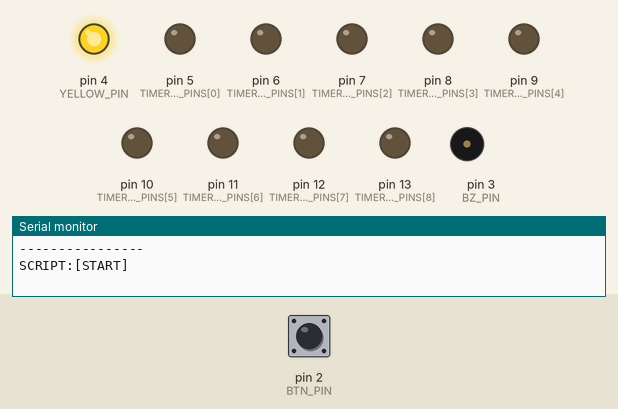
Recording of a sketch running on a simulated Arduino Uno, built with avr-gcc and run on an emulated ATmega328P. On the bench: output pins drawn as LEDs (lit = HIGH), buzzer (waves = sounding), the last lines printed to the serial monitor. Dashed ring = blinking. The inputs (shaded band) are chosen by the test bench; at power-on: pin 2 (BTN_PIN) HIGH.

Above: at 1.2 s.
1.3 s: pin 2 (BTN_PIN) pulled LOW for 0.15 s
At 2.4 s:
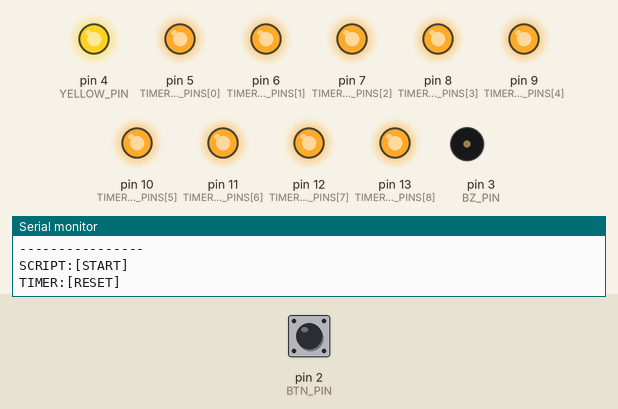
2.9 s: pin 2 (BTN_PIN) pulled LOW for 1 s
At 3.3 s:
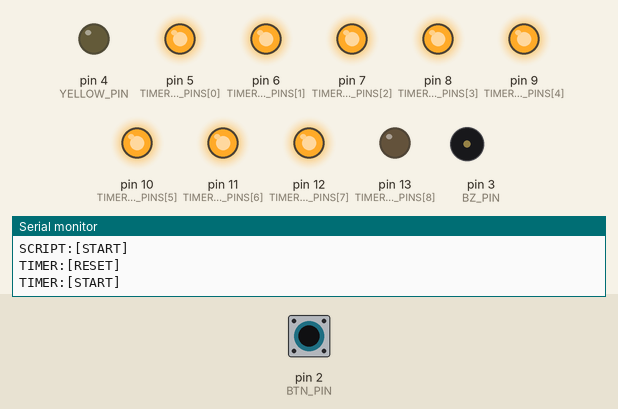
At 11.8 s:
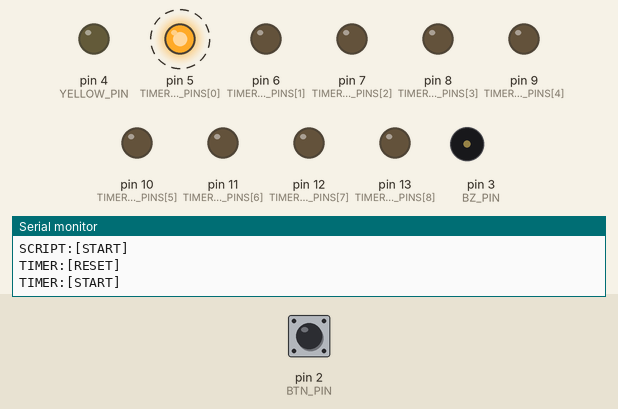
Timing chart, 0 to 19.3 s (numbered marks = the images above; inputs shaded):
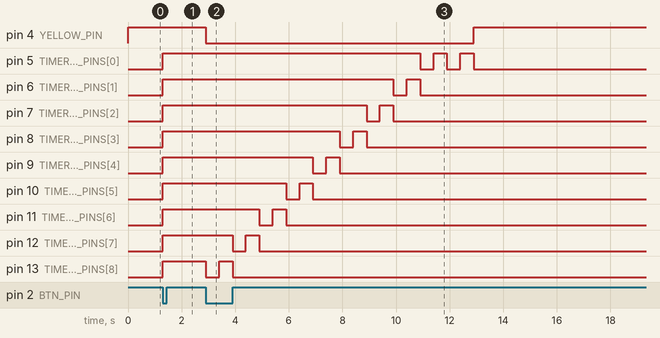

Measured:
- after the input at 1.3 s, pin 5 (TIMER_LED_PINS[0]), pin 6 (TIMER_LED_PINS[1]), pin 7 (TIMER_LED_PINS[2]), pin 8 (TIMER_LED_PINS[3]), pin 9 (TIMER_LED_PINS[4]), pin 10 (TIMER_LED_PINS[5]), pin 11 (TIMER_LED_PINS[6]), pin 12 (TIMER_LED_PINS[7]), pin 13 (TIMER_LED_PINS[8]): LOW → HIGH at once
- after the input at 2.9 s, pin 4 (YELLOW_PIN): HIGH → LOW at once, → HIGH 10.0 s later; pin 5 (TIMER_LED_PINS[0]): alternates HIGH for 0.50 s and LOW for 0.50 s, 5 changes in all, then stays LOW, starting after 8.0 s

The sketch:

visual-timer.ino
```cpp
const int BTN_PIN = 2;
const int BZ_PIN = 3;
const int YELLOW_PIN = 4;
const int TIMER_LED_PINS[] = {
  5,  6,  7,
  8,  9,  10,
  11, 12, 13,
};
const int TIMER = 9;
const int LEDS_AMOUNT = 9;
const int TIMER_PORTION = TIMER / LEDS_AMOUNT;

int seconds = TIMER;
int lastState = HIGH;
int currentState;
bool isTimerReseted = false;
bool isBuzzer = true;

const setLowAndBlinkSpecificLed(int currentLed) {
  if (currentLed  < LEDS_AMOUNT) {
    digitalWrite(TIMER_LED_PINS[currentLed + 1], LOW);
  }
  digitalWrite(TIMER_LED_PINS[currentLed], LOW);
  delay(500);
  digitalWrite(TIMER_LED_PINS[currentLed], HIGH);
  delay(500);
}

const switchOffLed(int currentLed) {
  if (
    seconds <  TIMER_PORTION * currentLed + 1 &&
    seconds >= TIMER_PORTION * currentLed
  ) {
    ;
    for (int j = 0; j < TIMER_PORTION; j++) {
      setLowAndBlinkSpecificLed(currentLed);
    }
  }
}

const startAndEndTimer() {
  Serial.println("TIMER:[START]");
  digitalWrite(YELLOW_PIN, LOW);
  if (seconds > 0) {
    for (int i = 0; i < TIMER; i++) {
      seconds--;
      for (int i = 0; i < TIMER; i++) {
        const int LED_INDEX = TIMER - i - 1;
        switchOffLed(TIMER - i - 1);
      }
      if (seconds == 0) {
        setLowAndBlinkSpecificLed(0);
        digitalWrite(TIMER_LED_PINS[0], LOW);
        digitalWrite(YELLOW_PIN, HIGH);
        if (isBuzzer) {
          setBuzzer();
        }
        Serial.println("TIMER:[END]");
      }
    }
  }
}

const resetTimer() {
  seconds = TIMER;
  digitalWrite(YELLOW_PIN, HIGH);
  for (int i = 0; i < LEDS_AMOUNT; i++) {
    digitalWrite(TIMER_LED_PINS[i], HIGH);
  }
  Serial.println("TIMER:[RESET]");
}

const setBuzzer() {
  for (int i = 0; i < 5; i++) {
    for (int j = 0; j < 4; j++) {
      tone(BZ_PIN, 2000);
      delay(75);
      noTone(BZ_PIN);
      delay(75);
    }
    delay(500);
  }
}

void setup() {
  Serial.begin(9600);
  pinMode(BTN_PIN, INPUT_PULLUP);
  pinMode(YELLOW_PIN, OUTPUT);
  pinMode(BZ_PIN, OUTPUT);
  digitalWrite(YELLOW_PIN, HIGH);
  for (int i = 0; i < LEDS_AMOUNT; i++) {
    pinMode(TIMER_LED_PINS[i], OUTPUT);
  }
  Serial.println("\n\n\n----------------\nSCRIPT:[START]");
}

void loop() {
  currentState = digitalRead(BTN_PIN);
  if (
    lastState == HIGH &&
    currentState == LOW
  ) {
    isTimerReseted = !isTimerReseted;
    if (isTimerReseted == false) {
      startAndEndTimer();
    } else {
      resetTimer();
    }
  }
  lastState = currentState;
}
```
